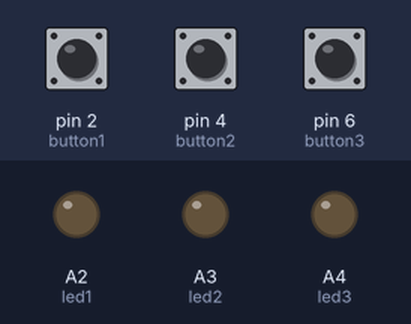
The sketch below on a simulated Arduino Uno, built with avr-gcc and run on an emulated ATmega328P. Shown: output pins drawn as LEDs (lit = HIGH). Dashed ring = blinking. The inputs (shaded band) are chosen by the test bench; at power-on: pin 4 (button2) LOW, pin 2 (button1) LOW, pin 6 (button3) LOW. Random numbers use the default seed unless the sketch sets one.

Above: at 7.8 s.
7.9 s: pin 4 (button2) pulled HIGH for 0.15 s
At 8.05 s:
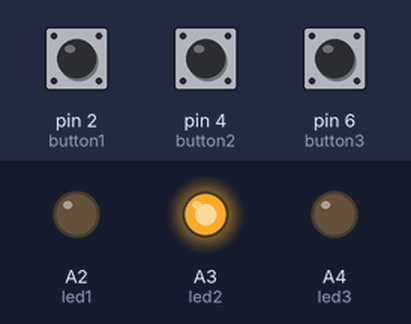
At 8.8 s:
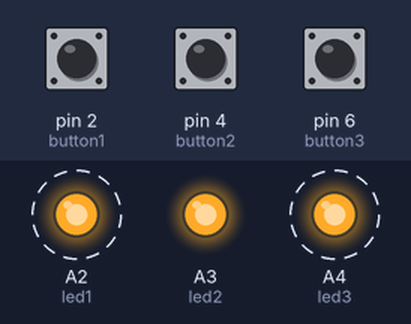
Timing chart, 0 to 10.9 s (numbered marks = the images above; inputs shaded):
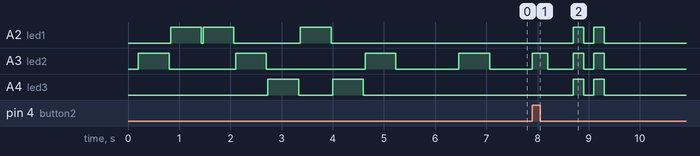

The sketch:

Pattern_Game.ino
```cpp
const int button1 = 2;
const int button2 = 4;
const int button3 = 6;

const int led1 = A2;
const int led2 = A3;
const int led3 = A4;

int game_on = 0;
int wait = 0;
int currentlevel = 8; //Determines how long the pattern will be.
long rand_num = 0;
int rando = 0;
int pinandtone = 0;
int right = 0;
int speedfactor = 3;
int gamestart = 0;

int buttonState[] = {0,0,0};
int lastButtonState[] = {0};
int buttonPushCounter[] = {0};

void setup() {
  randomSeed(analogRead(0));

  pinMode(button1, INPUT);
  pinMode(button2, INPUT);
  pinMode(button3, INPUT);

  pinMode(led1, OUTPUT);
  pinMode(led2, OUTPUT);
  pinMode(led3, OUTPUT);
}

void loop() {

int n_array[currentlevel];
int u_array[1];
int random_postion_in_n_array = 0;
//Within the pattern, the arduino will never ask for the first or last LED that flashed.
random_postion_in_n_array = random(1, currentlevel);
int i;

if (gamestart == 0){
// Generates random array of numbers and stores in n_array.
if (game_on == 0){
for(i=0; i<currentlevel; i=i+1){
        n_array[i]=0;
        u_array[i]=0;
        rand_num = random(1,150);
        if (rand_num <= 50)
          rando=0;
        else if (rand_num>50 && rand_num<=100)
          rando=1;
        else if (rand_num>100 && rand_num<=150)
          rando=2;

         n_array[i]=rando;
      }
 game_on = 1;
}

//Flashes LEDs lights in accordance to the ramdom values stored in n_array
if (wait == 0){
 delay (200);
i = 0;
for (i = 0; i < currentlevel; i= i + 1){
      pinandtone = n_array[i];
      if (pinandtone+2 == 2){
        digitalWrite(A2, HIGH);
      delay(600);
      digitalWrite(A2, LOW);
      delay(100/speedfactor);
      }
      if (pinandtone+2 == 3){
        digitalWrite(A3, HIGH);
      delay(600);
      digitalWrite(A3, LOW);
      delay(100/speedfactor);
      }
      if (pinandtone+2 == 4){
        digitalWrite(A4, HIGH);
      delay(600);
      digitalWrite(A4, LOW);
      delay(100/speedfactor);
      }
    }
    wait = 2;
}

//The pattern of lights will stop at a ramdom color in the pattern
if (wait==2){
  delay (1200);
i = 0;
for (i = 0; i < random_postion_in_n_array; i= i + 1){
      pinandtone = n_array[i];
      if (pinandtone+2 == 2){
        digitalWrite(A2, HIGH);
      delay(600);
      digitalWrite(A2, LOW);
      delay(100/speedfactor);
      }
      if (pinandtone+2 == 3){
        digitalWrite(A3, HIGH);
      delay(600);
      digitalWrite(A3, LOW);
      delay(100/speedfactor);
      }
      if (pinandtone+2 == 4){
        digitalWrite(A4, HIGH);
      delay(600);
      digitalWrite(A4, LOW);
      delay(100/speedfactor);
      }
    }
    wait = 1;
  }

//User will press a button. Arduino will store the input. And it will compare it with the missing LED color light.
i = 0;
int buttonchange = 0;
int input_value = 0;
int j = 0;
while (j < 1){
  //Arduino will read the when a button is pressed and it will store the value in the ButtonState array.
        while (buttonchange == 0){
          for (i = 0; i < 3; i = i + 1){
          buttonState[i] = digitalRead(2*(i+1));
          buttonchange = buttonchange + buttonState[i];
        }
    }
    //If a button is pressed the correcponding LED light will flash.
          if (buttonState[0] == HIGH){
            digitalWrite(A2, HIGH);
            delay(300);
            digitalWrite(A2, LOW);
            wait = 0;
            //Stores the value of the button pressed in u_array.
            u_array[0]=0;
            buttonState[0] = LOW;
            buttonchange = 0;
         }
         if (buttonState[1] == HIGH){
            digitalWrite(A3, HIGH);
            delay(300);
            digitalWrite(A3, LOW);
            wait = 0;
            //Stores the value of the button pressed in u_array.
            u_array[0]=1;
            buttonState[1] = LOW;
            buttonchange = 0;
         }
         if (buttonState[2] == HIGH){
            digitalWrite(A4, HIGH);
            delay(300);
            digitalWrite(A4, LOW);
            wait = 0;
            //Stores the value of the button pressed in u_array.
            u_array[0]=2;
            buttonState[2] = LOW;
            buttonchange = 0;
         }
//If statements for if you win or loose
        if (u_array[0] == n_array[random_postion_in_n_array]){
            j++;
            right = 1;
            wait = 0;
            }
        else{
            right = 0;
            i = 4;
            j = currentlevel;
            wait = 0;
        }
}
//If you lose, the LEDs will flash at the same time. This happens twice.
if (right == 0){
  delay(500);
  i = 0;
  digitalWrite(A2, HIGH);
  digitalWrite(A3, HIGH);
  digitalWrite(A4, HIGH);
   delay(200);
   digitalWrite(A2, LOW);
   digitalWrite(A3, LOW);
   digitalWrite(A4, LOW);
   delay(200);
   digitalWrite(A2, HIGH);
  digitalWrite(A3, HIGH);
  digitalWrite(A4, HIGH);
   delay(200);
   digitalWrite(A2, LOW);
   digitalWrite(A3, LOW);
   digitalWrite(A4, LOW);
       game_on = 0;
       gamestart = 1;
}

// If you win, the LEDs will flash once in a row.
if (right == 1){
    delay(500);
    wait = 0;
    game_on = 0;
    gamestart = 1;
   digitalWrite(A2, HIGH);
   delay(200);
   digitalWrite(A2, LOW);
   digitalWrite(A3, HIGH);
   delay(200);
   digitalWrite(A3, LOW);
   digitalWrite(A4, HIGH);
   delay(200);
   digitalWrite(A4, LOW);
   delay(1500);
    }
}
}
```

Measured:
- after the input at 7.9 s, A2 (led1), A4 (led3): alternates HIGH for 0.20 s and LOW for 0.20 s, 4 changes in all, then stays LOW, starting after 0.80 s; A3 (led2): goes HIGH 0.30 s, LOW 0.50 s, HIGH 0.20 s, LOW 0.20 s, HIGH 0.20 s, then LOW, starting at once
- by itself, A4 (led3): alternates HIGH for 0.60 s and LOW for 0.67 s, 4 changes in all, then stays LOW
